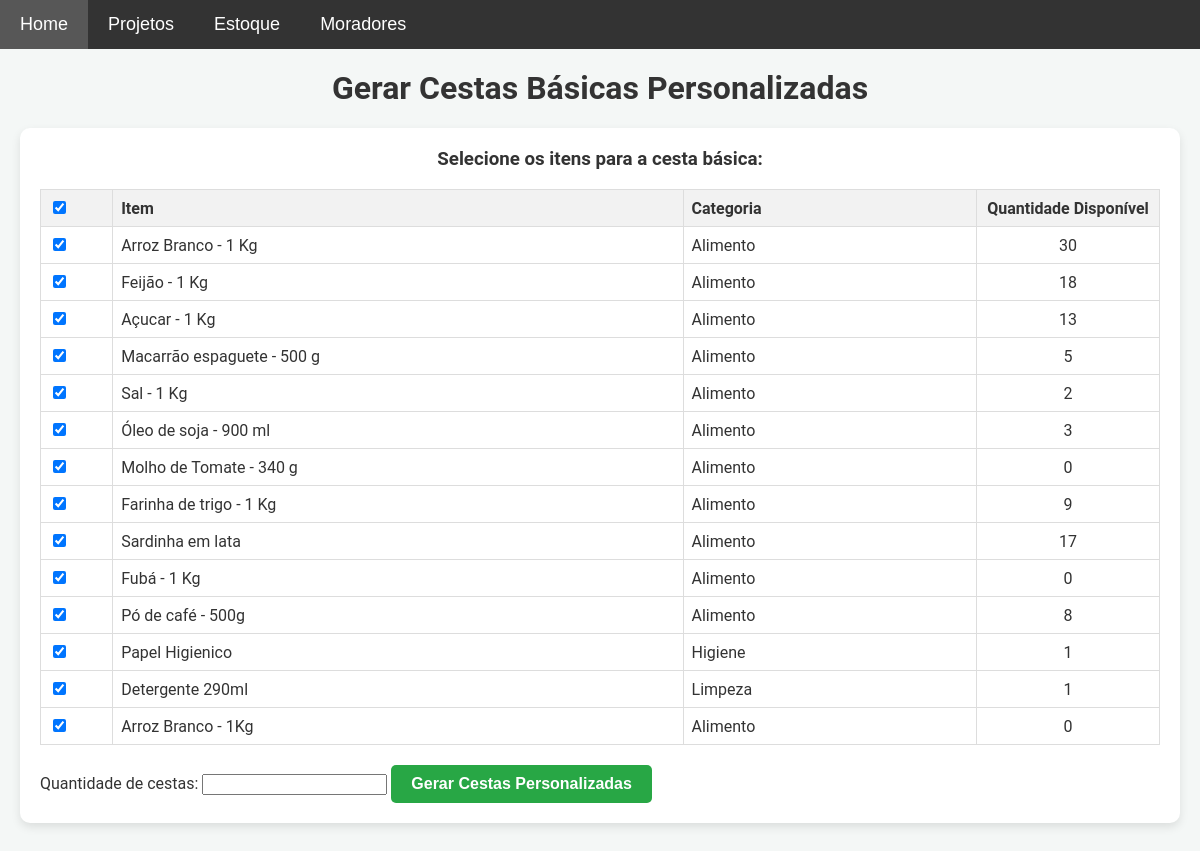
The app's page /cestas_personalizadas, older data.
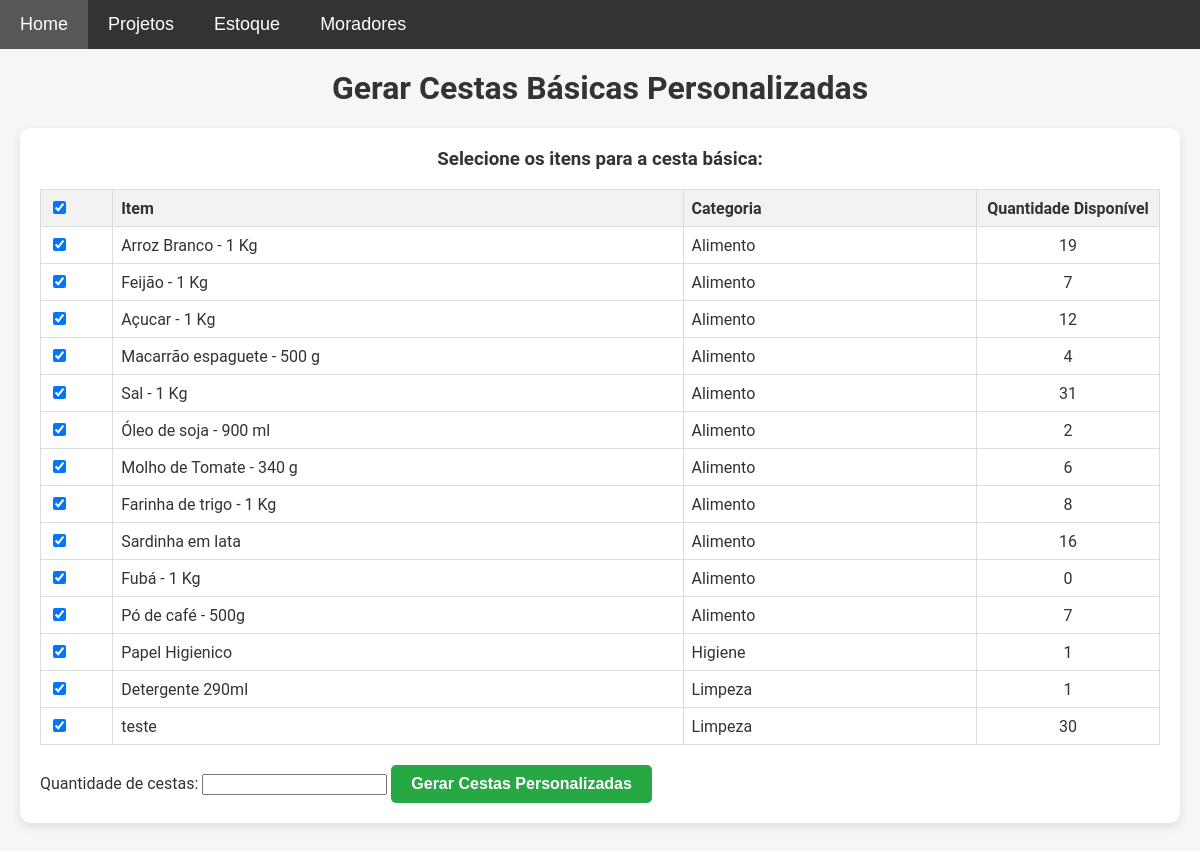
The same page, newer data.
### models.py (models this page shows)
class Item(db.Model):
    __table_args__ = {'extend_existing': True}  # Estende a tabela existente ao invés de tentar recriá-la
    id = db.Column(db.Integer, primary_key=True)
    nome = db.Column(db.String(100), nullable=False)
    descricao = db.Column(db.Text, nullable=False)
    categoria = db.Column(db.String(50), nullable=False)
    quantidade = db.Column(db.Integer, nullable=False, default=0)
    preco = db.Column(db.Float, nullable=False)

### app.py (the view)
@app.route('/cestas_personalizadas')
def cestas_personalizadas():
    itens = Item.query.all()
    return render_template('cestas_personalizadas.html', itens=itens)

### templates/cestas_personalizadas.html (shortened to what this page needs)
{% extends 'base.html' %}
{% block content %}
    <h1>Gerar Cestas Básicas Personalizadas</h1>
    <form method="POST" action="{{ url_for('gerar_cestas_personalizadas') }}">
        <h3>Selecione os itens para a cesta básica:</h3>
        <table>
            <thead>
                <tr>
                    <th style="width: 5%;">
                        <input type="checkbox" id="select-all" checked>
                    </th>
                    <th style="width: 50%;">Item</th>
                    <th style="width: 25%;">Categoria</th>
                    <th style="width: 15%;">Quantidade Disponível</th>
                </tr>
            </thead>
            <tbody>
                {% for item in itens %}
                <tr>
                    <td>
                        <input type="checkbox" name="itens_selecionados" value="{{ item.id }}" class="item-checkbox" checked>
                    </td>
                    <td>{{ item.nome }}</td>
                    <td>{{ item.categoria }}</td>
                    <td>{{ item.quantidade }}</td>
                </tr>
                {% endfor %}
            </tbody>
        </table>
        <label for="quantidade">Quantidade de cestas:</label>
        <input type="number" name="quantidade" id="quantidade" min="1" required>
        <button type="submit">Gerar Cestas Personalizadas</button>
    </form>
{% endblock %}

Row changes from the older to the newer data that the page shows:
changed Item "Arroz Branco - 1 Kg": quantidade "30" → "19"
changed Item "Feijão - 1 Kg": quantidade "18" → "7"
changed Item "Açucar - 1 Kg": quantidade "13" → "12"
changed Item "Macarrão espaguete - 500 g": quantidade "5" → "4"
changed Item "Sal - 1 Kg": quantidade "2" → "31"
changed Item "Óleo de soja - 900 ml": quantidade "3" → "2"
changed Item "Molho de Tomate - 340 g": quantidade "0" → "6"
changed Item "Farinha de trigo - 1 Kg": quantidade "9" → "8"
changed Item "Sardinha em lata": quantidade "17" → "16"
changed Item "Pó de café - 500g": quantidade "8" → "7"
changed Item: nome "Arroz Branco - 1Kg" → "teste"; categoria "Alimento" → "Limpeza"; quantidade "0" → "30"
